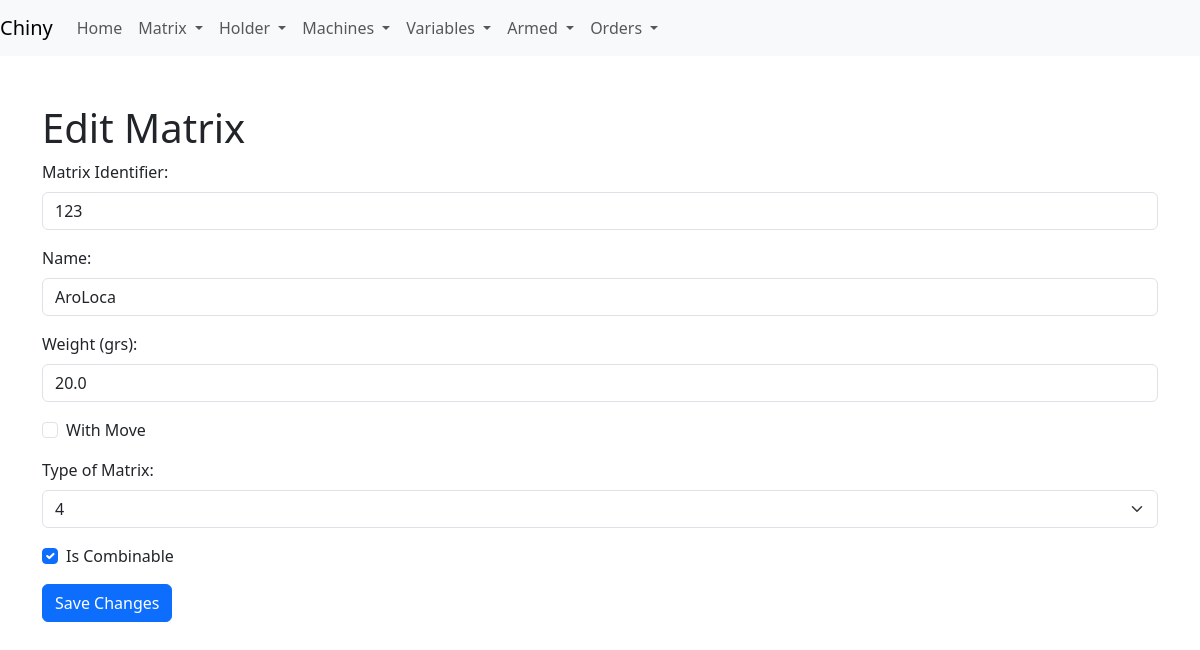
Page /edit_matrix/1 on the earlier database version.
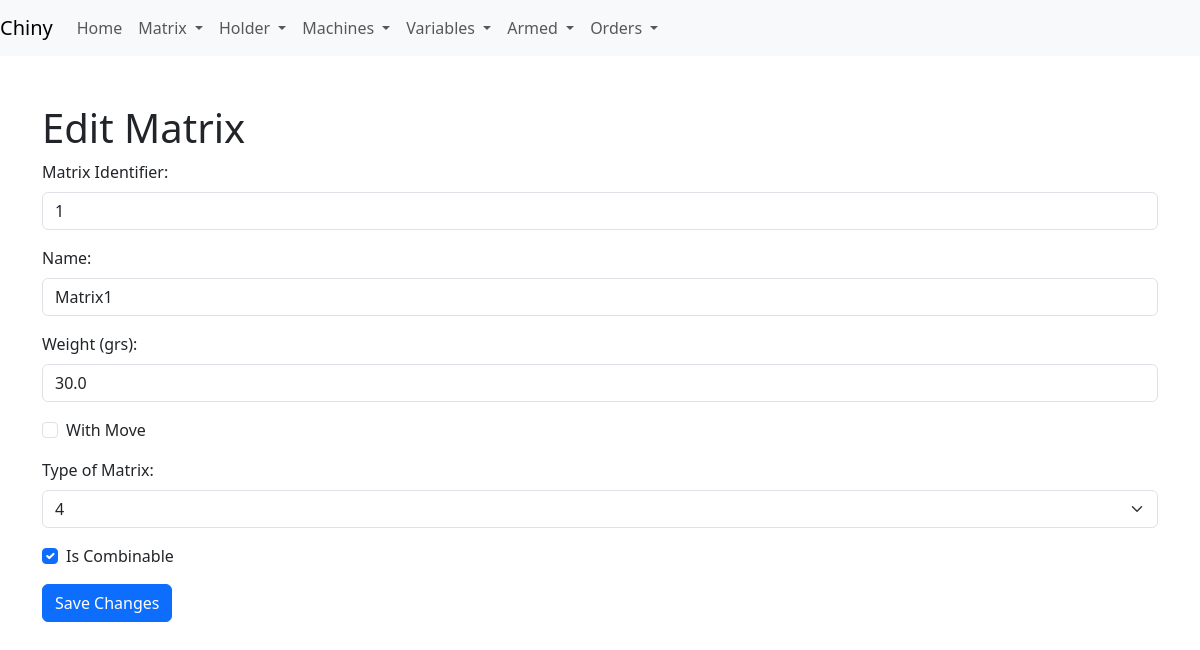
Same page on the later database version.
### app/models.py (models this page shows)
class Matrix(db.Model):
    __tablename__ = 'matrix'
    id = db.Column(db.Integer, primary_key=True)
    identifier = db.Column(db.String(5), nullable=False, unique=True)
    measuresmatrix_id = db.Column(db.Integer, db.ForeignKey('measuresmatrix.id'), nullable=False)
    name = db.Column(db.String(120), nullable=False)
    weight_total_grs = db.Column(db.Float, nullable=False)
    with_move = db.Column(db.Boolean, default=False)
    is_combinable = db.Column(db.Boolean, default=True)
    type_matrix = db.Column(db.Integer, nullable=False, default=4)
    sector_id = db.Column(db.Integer, db.ForeignKey('sector.id'), nullable=True)  # Clave foránea que apunta a Sector
    cavities = db.relationship('Cavity', backref='matrix', lazy=True)
    is_available = db.Column(db.Boolean, default=True)

### app/routes.py (the view, shortened to what this page needs)
@app.route('/edit_matrix/<int:matrix_id>', methods=['GET', 'POST'])
def edit_matrix(matrix_id):
    matrix = Matrix.query.get_or_404(matrix_id)
    return render_template('edit_matrix.html', matrix=matrix)

### app/templates/edit_matrix.html (shortened to what this page needs)
<!DOCTYPE html>
<html lang="en">
<head>
    <link rel="stylesheet" href="{{ url_for('static', filename='css/bootstrap.min.css') }}">
</head>
<body>
    {% include 'navbar.html' %}
    <div class="container mt-5">
        <h1>Edit Matrix</h1>
        <form method="POST" action="{{ url_for('edit_matrix', matrix_id=matrix.id) }}">
            <div class="mb-3">
                <label for="identifier" class="form-label">Matrix Identifier:</label>
                <input type="text" class="form-control" id="identifier" name="identifier" value="{{ matrix.identifier }}" required>
            </div>
            <div class="mb-3">
                <label for="name" class="form-label">Name:</label>
                <input type="text" class="form-control" id="name" name="name" value="{{ matrix.name }}" required>
            </div>
            <div class="mb-3">
                <label for="weight_total_grs" class="form-label">Weight (grs):</label>
                <input type="number" class="form-control" id="weight_total_grs" name="weight_total_grs" value="{{ matrix.weight_total_grs }}" required>
            </div>
            <div class="form-check mb-3">
                <input type="checkbox" class="form-check-input" id="with_move" name="with_move" {% if matrix.with_move %}checked{% endif %}>
                <label class="form-check-label" for="with_move">With Move</label>
            </div>
	    <div class="mb-3">
    <label for="type_matrix" class="form-label">Type of Matrix:</label>
    <select class="form-select" id="type_matrix" name="type_matrix" required>
        <option value="4" {% if matrix.type_matrix == 4 %}selected{% endif %}>4</option>
    </select>
</div>
            <div class="form-check mb-3">
                <input type="checkbox" class="form-check-input" id="is_combinable" name="is_combinable" {% if matrix.is_combinable %}checked{% endif %}>
                <label class="form-check-label" for="is_combinable">Is Combinable</label>
            </div>
            <input type="submit" class="btn btn-primary" value="Save Changes">
        </form>
    </div>
</body>
</html>

Differences in the rows shown:
changed Matrix: identifier "123" → "1"; name "AroLoca" → "Matrix1"; weight_total_grs "20.0" → "30.0"
